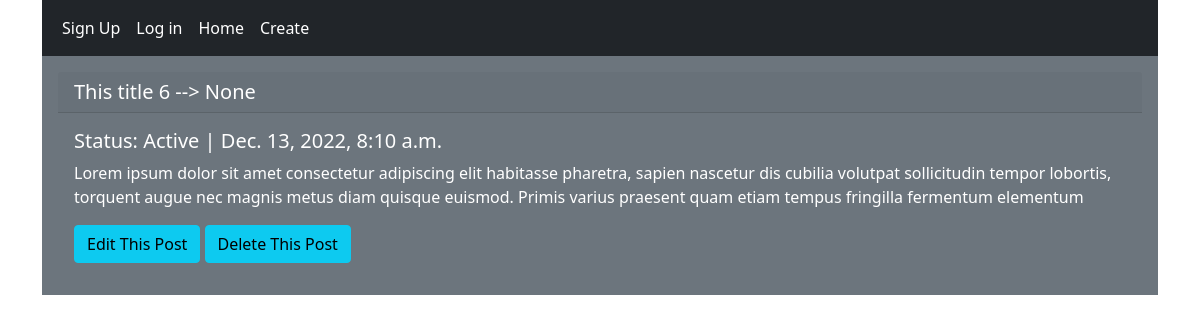
The app's page /post-detail/6/ with its own data.
### blog/models.py (models this page shows, shortened)
class Post(models.Model):
    STATUS_CHOICES = (
        ('active','Active'),
        ('deleted','Deleted')
    )
    title = models.CharField(max_length=500)
    body = HTMLField()
    status = models.CharField(max_length=20, choices= STATUS_CHOICES,default='active')
    created_at = models.DateTimeField(auto_now_add=True)
    modified_at = models.DateTimeField(auto_now=True)
    rating = models.ForeignKey(Rating, on_delete=models.SET_NULL, null=True, blank=True)
    categories = models.ManyToManyField(Category, related_name='post_categories')
    author = models.ForeignKey(User, on_delete=models.SET_NULL, null=True, blank= True)

### blog/views.py (the view)
# urls.py: path('post-detail/<int:pk>/',PostDetailView.as_view(), name='post-detail'),
class PostDetailView(DetailView):
    model = Post
    context_object_name = 'post'
    template_name = 'blog/post_detail.html'

### blog/templates/blog/post_detail.html (shortened to what this page needs)
{% extends 'blog/base.html' %}
{% block content %}
<div class="p-3 mb-2 bg-secondary text-white">
        <h5 class="card-header">{{ post.title }} --> {{post.author}} </h5>
        <div class="card-body">
            <h5 class="card-title">Status: {{post.status.capitalize}} | {{post.created_at}}</h5>
            <p class="card-text">{{post.body|safe}}</p>
            <a href="{% url 'blog:post_update' post.id %}" class="btn btn-info"> Edit This Post </a>
            <a href="{% url 'blog:post_delete' post.id %}" class="btn btn-info"> Delete This Post </a>
        </div>
    </div>
{% endblock %}

### records on screen
Post: title "This title 6", author "None", status "Active", created_at "Dec. 13, 2022, 8:10 a.m.", body "Lorem ipsum dolor sit amet consectetur adipiscing elit habitasse pharetra, sapien nascetur dis cubilia volutpat sollicitudin tempor lobortis, torquent augue nec magnis metus diam quisque euismod. Primis varius praesent quam etiam tempus fringilla fermentum elementum"
